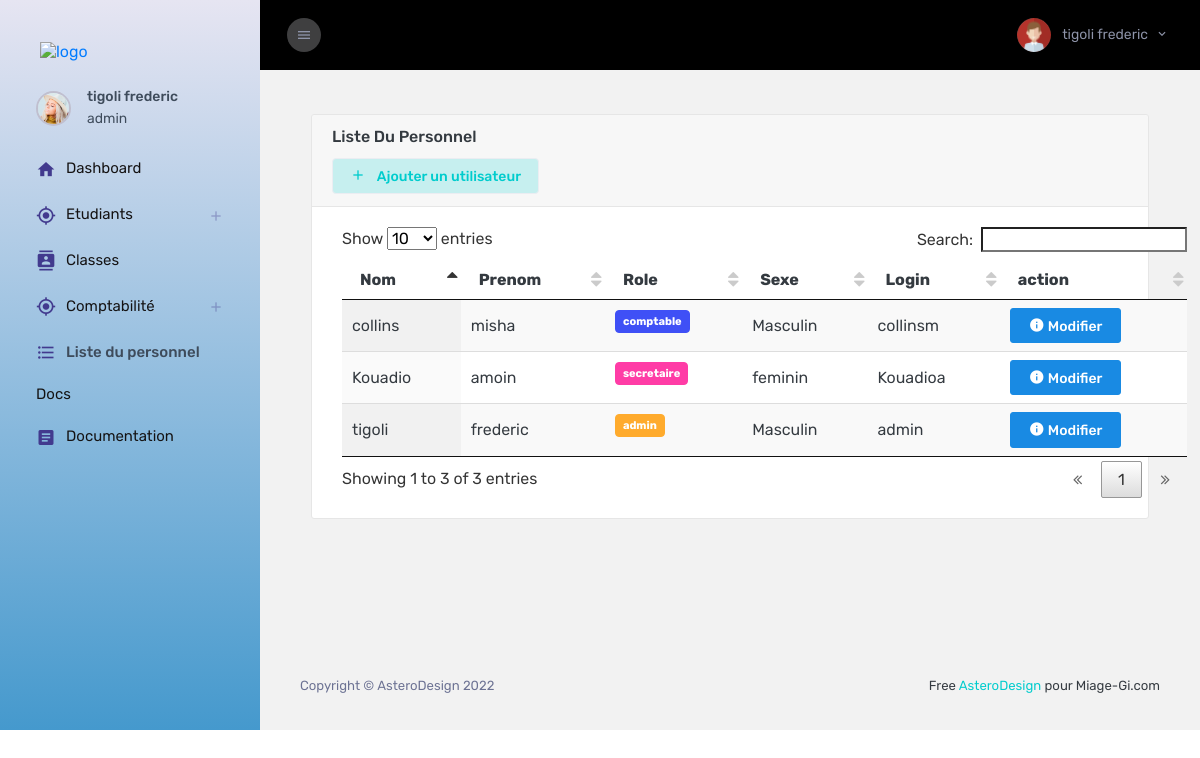
Page /pages/List_persl.php (signed in) on the committed database.
### tables this page shows
CREATE TABLE IF NOT EXISTS `user` (
  `id_user` int(11) NOT NULL AUTO_INCREMENT,
  `nom` varchar(255) NOT NULL,
  `prenom` varchar(255) NOT NULL,
  `id_role` int(11) NOT NULL,
  `login` varchar(255) NOT NULL,
  `password` varchar(255) NOT NULL,
  `id_sexe` int(11) NOT NULL,
  PRIMARY KEY (`id_user`),
  KEY `id_role` (`id_role`),
  KEY `id_sexe` (`id_sexe`)
);

CREATE TABLE IF NOT EXISTS `role` (
  `id_role` int(11) NOT NULL AUTO_INCREMENT,
  `libel_role` varchar(255) NOT NULL,
  PRIMARY KEY (`id_role`)
);

CREATE TABLE IF NOT EXISTS `sexe` (
  `id_sex` int(11) NOT NULL AUTO_INCREMENT,
  `libel_sex` varchar(255) NOT NULL,
  PRIMARY KEY (`id_sex`)
);

### pages/List_persl.php (the view, shortened to what this page needs)
<!DOCTYPE html>
<html lang="fr">
<head>
    <?php
    include "../includes/config.php";
    include "head.php";
    if(strlen($_SESSION['id_user'])==0)
    {
        header('location:login.php');
    }else{
        $iduser = $_SESSION['id_user'];
        $query = mysqli_query($con,"SELECT * FROM user WHERE id_user='$iduser'");
        $rst = mysqli_fetch_array($query);
    }
    ?>
</head>
<body>
    <div class="container-scroller">
    <?php
        if($rst['id_role'] == 2){
        include "sidebarSec.php";
        }elseif($rst['id_role'] == 3){
        include "sidebarCompt.php";
        }else{
        include "sidebar.php";
        }
    ?>
        <div class="container-fluid page-body-wrapper">
            <?php include "header.php"?>
            <div class="main-panel">
                <div class="content-wrapper pb-0">
                    <div class="col-12">
                        <div class="card">
                            <div class="card-header">
                                <h4 class="card-title">Liste du personnel</h4>
                                <div class="d-flex">
                                    <button type="button" class="btn btn-sm btn-icon-text btn-inverse-success border"
                                        data-bs-toggle="modal" data-bs-target=".bd-example-modal-sm">
                                        <i class="mdi mdi-plus btn-icon-prepend"></i> Ajouter un utilisateur
                                    </button>
                                </div>
                            </div>
                            <div class="card-body">
                                <div class="table-responsive">
                                    <table id="example" class="display" style="min-width: 845px">
                                        <thead>
                                            <tr>
                                                <th>Nom</th>
                                                <th>Prenom</th>
                                                <th>Role</th>
                                                <th>Sexe</th>
                                                <th>Login</th>
                                                <th>action</th>
                                            </tr>
                                        </thead>
                                        <tbody>
                                            <?php
                                                $cpt = 0;
                                                    $sql = mysqli_query($con,"SELECT * FROM user");
                                                    while($result = mysqli_fetch_array($sql)){
                                                        $idrole = $result['id_role'];
                                                        $sql2 = mysqli_query($con,"SELECT * FROM role WHERE id_role='$idrole'");
                                                        $result2 = mysqli_fetch_array($sql2);
                                                        if($idrole == 1){
                                                            $color = "badge-warning";
                                                        }elseif($idrole == 2){
                                                            $color = "badge-danger";
                                                        }elseif($idrole == 3){
                                                            $color = "badge-primary";
                                                        }
                                                        $idsexe = $result['id_sexe'];
                                                        $sql3 = mysqli_query($con,"SELECT * FROM sexe WHERE id_sex='$idsexe'");
                                                        $result3 = mysqli_fetch_array($sql3);
                                                ?>
                                            <tr>
                                                <td>
                                                    <?=$result['nom']?>
                                                </td>
                                                <td>
                                                    <?=$result['prenom']?>
                                                </td>
                                                <td>
                                                    <label class="badge <?=$color?>">
                                                        <?=$result2['libel_role']?>
                                                    </label>
                                                </td>
                                                <td>
                                                    <?=$result3['libel_sex']?>
                                                </td>
                                                <td>
                                                    <?=$result['login']?>
                                                </td>
                                                <td>
                                                    <button type="button" class="btn btn-info btn-icon-text"
                                                        data-bs-toggle="modal"
                                                        data-bs-target=".bd-example-modal-sm<?=$cpt?>">
                                                        <i class="mdi mdi-information"></i>
                                                        Modifier
                                                    </button>
                                                </td>
                                            </tr>
                                            <?php
                                             $cpt++;
                                            } ?>
                                        </tbody>
                                    </table>
                                </div>
                            </div>
                        </div>
                    </div>
                </div>
                <footer class="footer">
                    <div class="d-sm-flex justify-content-center justify-content-sm-between">
                        <span class="text-muted d-block text-center text-sm-left d-sm-inline-block">Copyright ©
                            AsteroDesign 2022</span>
                        <span class="float-none float-sm-right d-block mt-1 mt-sm-0 text-center"> Free <a
                                href="http://asterodesign.ml/" target="_blank">AsteroDesign</a> pour Miage-Gi.com</span>
                    </div>
                </footer>
            </div>
        </div>
    </div>
</body>
</html>

### pages/head.php (shortened to what this page needs)
<head>
    <link rel="stylesheet" href="../assets/vendors/mdi/css/materialdesignicons.min.css" />
    <link rel="stylesheet" href="../assets/vendors/flag-icon-css/css/flag-icon.min.css" />
    <link rel="stylesheet" href="../assets/vendors/css/vendor.bundle.base.css" />
    <link rel="stylesheet" href="../assets/vendors/font-awesome/css/font-awesome.min.css" />
    <link rel="stylesheet" href="../assets/vendors/bootstrap-datepicker/bootstrap-datepicker.min.css" />
    <link rel="stylesheet" href="../assets/js/datatables/css/jquery.dataTables.min.css">
    <link href="../assets/vendors/jqvmap/css/jqvmap.min.css" rel="stylesheet">
    <link rel="stylesheet" href="../assets/css/style.css" />
</head>

### pages/sidebar.php (shortened to what this page needs)
<nav class="sidebar sidebar-offcanvas" id="sidebar">
      <div class="text-center sidebar-brand-wrapper d-flex align-items-center">
      <a class='sidebar-brand brand-logo' href='index.html'><img src='../assets/images/Miage_logo.png' alt='logo' /></a>
      </div>
      <ul class="nav">
        <li class="nav-item nav-profile">
          <a href="#" class="nav-link">
            <div class="nav-profile-image">
              <img src="../assets/images/faces/face1.jpg" alt="profile" />
            </div>
            <div class="nav-profile-text d-flex flex-column pr-3">
              <span class="font-weight-medium mb-2"><?=$rst['nom']?> <?=$rst['prenom']?></span>
              <span class="font-weight-normal"><?=$rst['login']?></span>
            </div>
          </a>
        </li>
        <li class="nav-item">
          <a class="nav-link" href="dashAdmin/index.php">
            <i class="mdi mdi-home menu-icon"></i>
            <span class="menu-title">Dashboard</span>
          </a>
        </li>
        <li class="nav-item">
          <a class="nav-link" data-toggle="collapse" href="#ui-basic" aria-expanded="false" aria-controls="ui-basic">
            <i class="mdi mdi-crosshairs-gps menu-icon"></i>
            <span class="menu-title">Etudiants</span>
            <i class="menu-arrow"></i>
          </a>
        </li>
        <li class="nav-item">
          <a class="nav-link" href="manage_classe.php">
            <i class="mdi mdi-contacts menu-icon"></i>
            <span class="menu-title">Classes</span>
          </a>
        </li>
        <li class="nav-item">
          <a class="nav-link" data-toggle="collapse" href="#ui-basic" aria-expanded="false" aria-controls="ui-basic">
            <i class="mdi mdi-crosshairs-gps menu-icon"></i>
            <span class="menu-title">Comptabilité</span>
            <i class="menu-arrow"></i>
          </a>
        </li>
        <li class="nav-item">
          <a class="nav-link" href="List_persl.php">
            <i class="mdi mdi-format-list-bulleted menu-icon"></i>
            <span class="menu-title">Liste du personnel</span>
          </a>
        </li>
        <li class="nav-item">
          <span class="nav-link" href="#">
            <span class="menu-title">Docs</span>
          </span>
        </li>
        <li class="nav-item">
          <a class="nav-link" href="https://www.bootstrapdash.com/demo/breeze-free/documentation/documentation.php">
            <i class="mdi mdi-file-document-box menu-icon"></i>
            <span class="menu-title">Documentation</span>
          </a>
        </li>
      </ul>
    </nav>

### pages/header.php (shortened to what this page needs)
<nav class="navbar col-lg-12 col-12 p-lg-0 fixed-top d-flex flex-row">
  <div class="navbar-menu-wrapper d-flex align-items-stretch justify-content-between">
    <button class="navbar-toggler navbar-toggler align-self-center mr-2" type="button" data-toggle="minimize">
      <i class="mdi mdi-menu"></i>
    </button>
    <ul class="navbar-nav navbar-nav-right ml-lg-auto">
      <li class="nav-item nav-profile dropdown border-0">
        <a class="nav-link dropdown-toggle" id="profileDropdown" href="#" data-toggle="dropdown">
          <img class="nav-profile-img mr-2" alt="" src="../assets/images/faces-clipart/pic-1.png" />
          <span class="profile-name"><?=$rst['nom']?> <?=$rst['prenom']?></span>
        </a>
      </li>
    </ul>
  </div>
</nav>

### rows in the picture
user: nom "tigoli", prenom "frederic", login "admin", id_role.libel_role "admin", id_sexe.libel_sex "Masculin"
user: nom "Kouadio", prenom "amoin", id_role.libel_role "secretaire", id_sexe.libel_sex "feminin", login "Kouadioa"
user: nom "collins", prenom "misha", id_role.libel_role "comptable", id_sexe.libel_sex "Masculin", login "collinsm"
